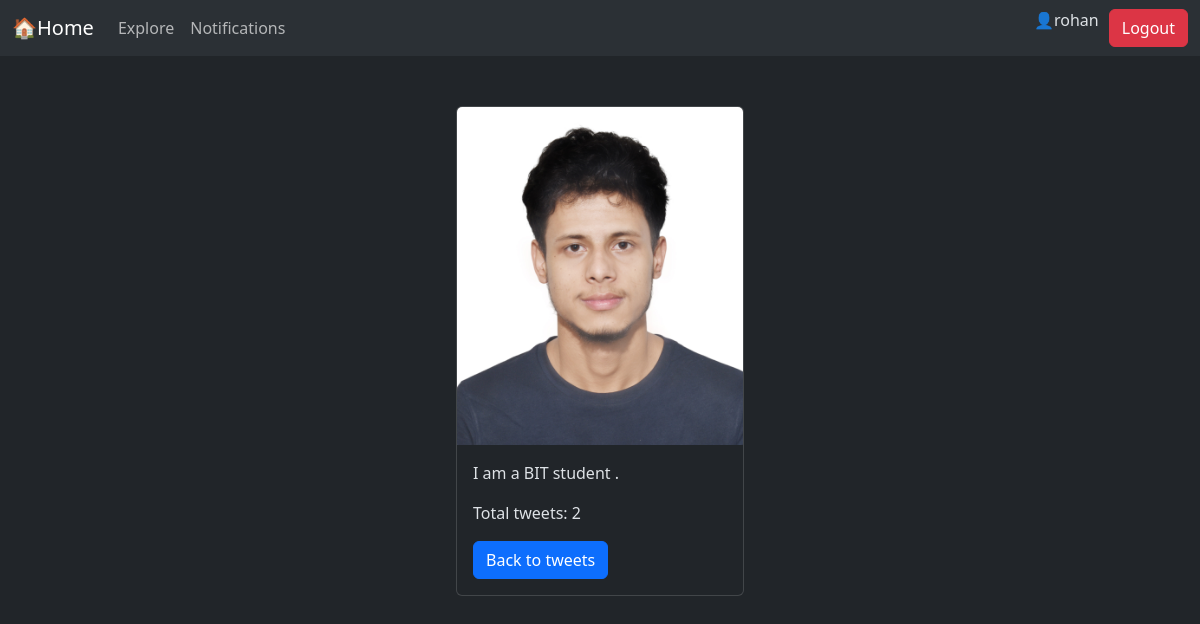
/tweet/profile/rohan/, run on the app's committed database.
### tweet/models.py (models this page shows, shortened)
class Profile(models.Model):
    user= models.OneToOneField(User,on_delete=models.CASCADE)
    bio=models.TextField(max_length=200, blank=True)
    profile_picture=models.ImageField(upload_to='profile_pics/',blank=True,null=True)

### tweet/views.py (the view)
# urls.py: path('profile/<str:username>/', views.profile_view, name='profile_view'),
def profile_view(request, username):
    user=get_object_or_404( User, username=username)
    profile=get_object_or_404(Profile,user=user)
    tweet_count=Tweet.objects.filter(user=user).count()
    return render(request,'profile_view.html',{'user':user, 'profile':profile,'bio':profile.bio,'tweet_count':tweet_count})

### tweet/templates/profile_view.html (shortened to what this page needs)
{% extends "base.html" %}
{% block content %}
<div style='display:flex; flex-direction:column; align-items:center; justify-content:center; margin-top:50px;'>
<div class="card" style="width: 18rem;">
  <img src="{{profile.profile_picture.url}}" class="card-img-top" alt="...">
  <div class="card-body">
    <p class="card-text">{{profile.bio}}</p>
    <p class="card-text">Total tweets: {{tweet_count}}</p>
    <a href="{% url 'tweet_list' %}" class="btn btn-primary">Back to tweets</a>
  </div>
</div>
</div>
{% endblock  %}

### templates/base.html (shortened to what this page needs)
{% load static %}
<!DOCTYPE html>
<html lang="en" data-bs-theme="dark">
<head>
    <link href="https://cdn.jsdelivr.net/npm/bootstrap@5.3.8/dist/css/bootstrap.min.css"
        rel="stylesheet"
>
</head>
<body>
    <nav class="navbar navbar-expand-lg bg-body-tertiary">
  <div class="container-fluid">
    <a class="navbar-brand" href="{% url 'tweet_list' %}">🏠Home</a>
    <div class="collapse navbar-collapse" id="navbarSupportedContent">
      <ul class="navbar-nav me-auto mb-2 mb-lg-0">
        <li class="nav-item">
          <a class="nav-link" href="#">Explore</a>
        </li>
        <li class="nav-item">
          <a class="nav-link" href="#">
            Notifications
          </a>
        </li>
      </ul>
       {% if user.is_authenticated %}
        <p>👤{{user.username}}</p>
        <form action="{% url 'logout' %}" method="post">
        <button class="btn btn-danger" type="submit" style="margin-left: 10px;">Logout</button>
      </form>
      {% else %}
      <a href="{% url 'register' %}" class="btn btn-success" style="margin-left: 10px;">Register</a>
      <a href="{% url 'login' %}" class="btn btn-primary" style="margin-left: 10px;">Login</a>
      {% endif %}
    </div>
  </div>
</nav>
  <div class="container">
        {% block content %}{% endblock %}
    </div>
</body>
</html>

### data on the page
Profile: profile_picture (picture), bio "I am a BIT student ."

### other printed values
{{ user.username }} "rohan"
{{ tweet_count }} "2"
